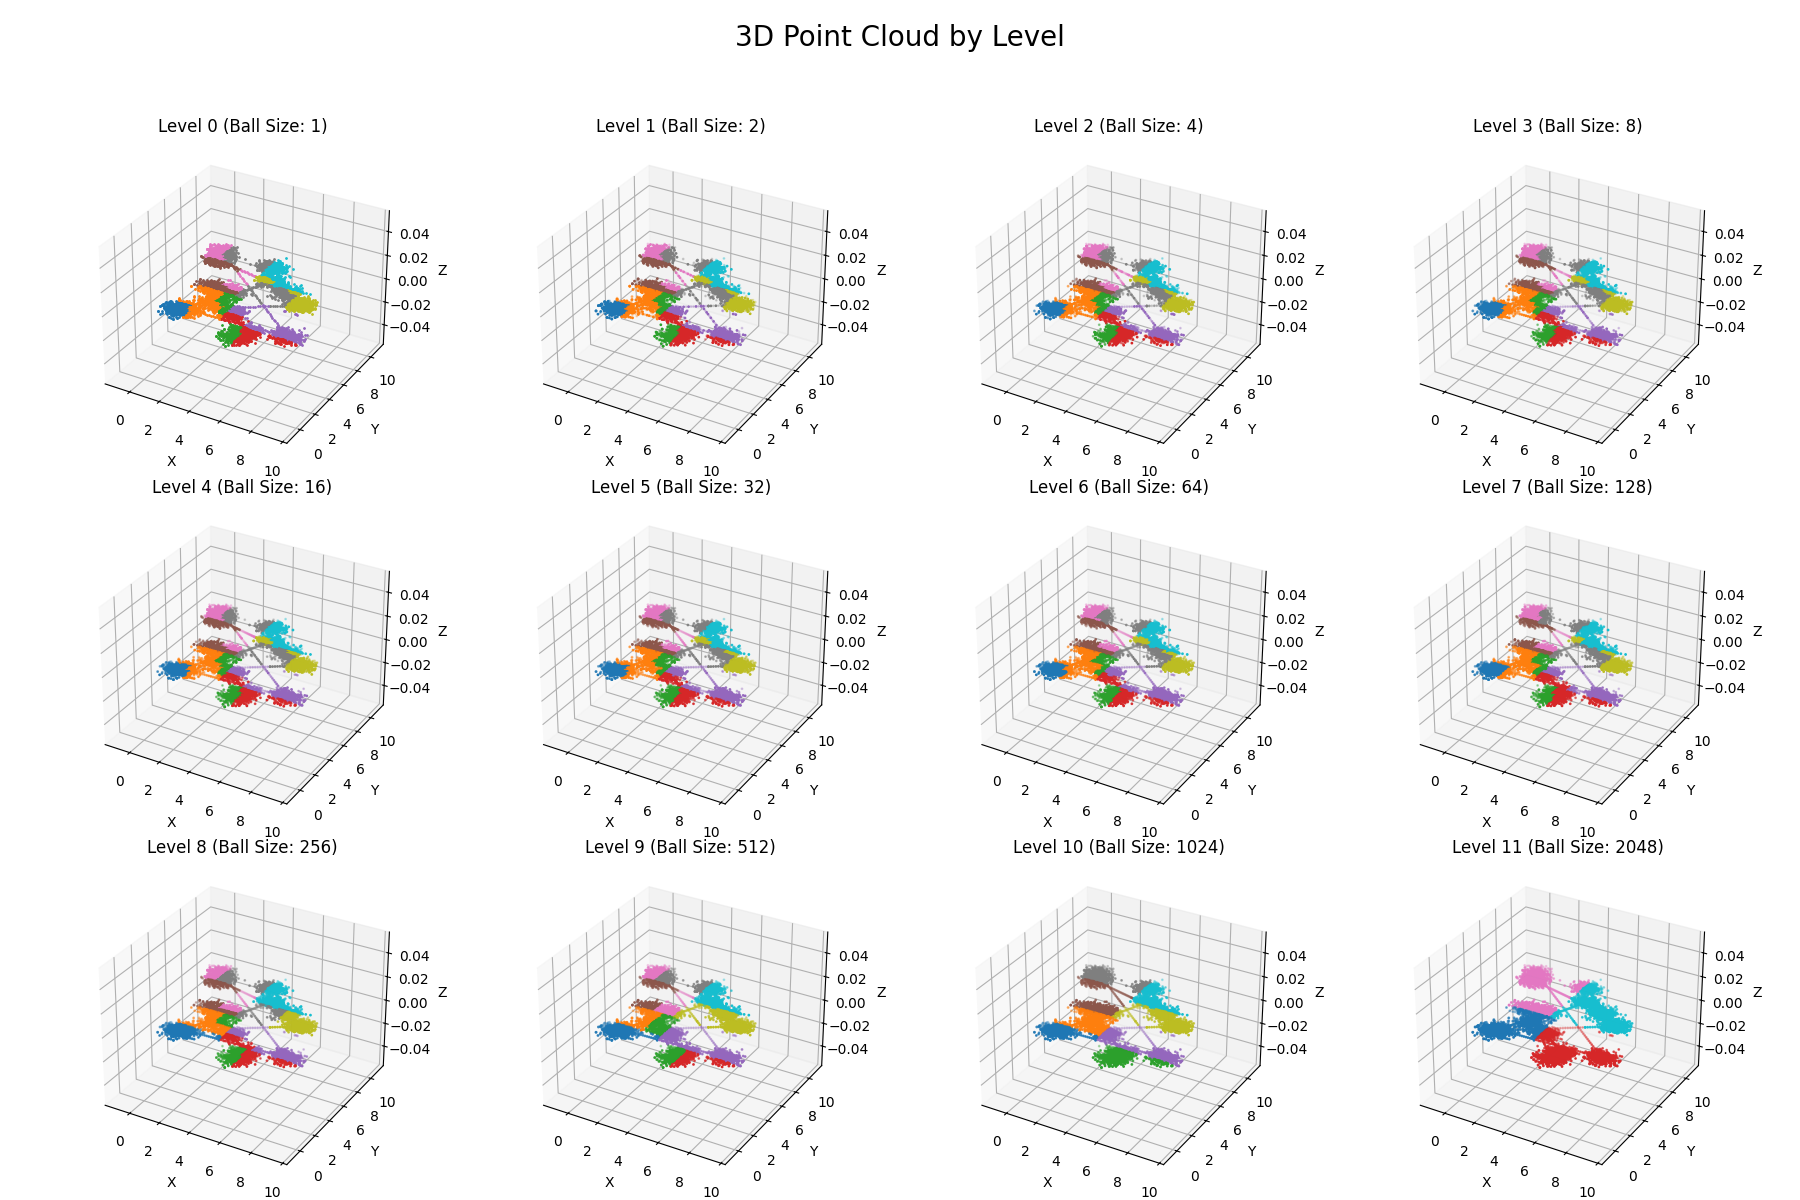

Generate this figure with Python:
import numpy as np
import torch

from datasets import ShapenetCarDataset
from balltree import build_balltree


# import torch
# import matplotlib.pyplot as plt
# from mpl_toolkits.mplot3d import Axes3D

# points = torch.load("shapenet_car/mlcfd_data/processed/param1/1dc58be25e1b6e5675cad724c63e222e/mesh_points.th", weights_only=True)

# # center and scale for display
# # points = points - points.mean(0)
# # points = points / points.norm(dim=1).max()

# fig = plt.figure()
# ax = fig.add_subplot(111, projection='3d')
# ax.scatter(points[:, 0], points[:, 1], points[:, 2], s=1, alpha=0.8)
# ax.view_init(elev=30, azim=120)
# ax.set_axis_off()
# plt.savefig("test.png")

# exit()


# seed = 42
# data_path = "./shapenet_car/mlcfd_data/processed"
# knn = 8


# train_dataset = ShapenetCarDataset(
#     data_path=data_path,
#     split="train",
#     knn=8,
# )
# Create synthetic molecule-like 2D points
def create_molecule_like_points(num_atoms=20, num_points_per_atom=400, seed=42):
    np.random.seed(seed)

    # Generate random atom centers
    atom_centers = np.random.rand(num_atoms, 2) * 10  # Scale for better visualization

    # Create points around each atom (simulating electron density)
    all_points = []
    for center in atom_centers:
        # Generate points with Gaussian distribution around atom centers
        points = np.random.normal(loc=center, scale=0.4, size=(num_points_per_atom, 2))
        all_points.append(points)

    # Combine all points
    molecule_points = np.vstack(all_points)

    # Create bonds between some atoms (lines of points)
    for i in range(num_atoms-1):
        if np.random.random() < 0.6:  # 60% chance of bond between consecutive atoms
            start, end = atom_centers[i], atom_centers[i+1]
            # Points along the bond
            t = np.linspace(0, 1, 50).reshape(-1, 1)
            bond_points = start * (1-t) + end * t
            all_points.append(bond_points)

    molecule_points = np.vstack(all_points)

    # Convert to 3D by setting z=0
    molecule_3d = np.column_stack((molecule_points, np.zeros(len(molecule_points))))

    return torch.tensor(molecule_3d, dtype=torch.float)

# Generate molecule-like points and replace the loaded points
points = create_molecule_like_points(num_atoms=15, num_points_per_atom=500)

# print(points)

import numpy as np
import matplotlib.pyplot as plt
from mpl_toolkits.mplot3d import Axes3D


fig, axes = plt.subplots(nrows=1, ncols=6)


batch_idx = torch.repeat_interleave(torch.arange(1), points.shape[0])
tree_idx, tree_mask = build_balltree(points, batch_idx) # build tree
grouped_points = points[tree_idx] # sort points into the tree

level_to_node_size = lambda level: 2**(level)

fig = plt.figure(figsize=(18, 12))
fig.suptitle("3D Point Cloud by Level", fontsize=20)

nrows, ncols = 3, 4
n_levels = 12

assert n_levels <= nrows * ncols

for level in range(n_levels):
    groups = grouped_points.reshape(-1, level_to_node_size(level), 3) # (num balls, ball size, dim)
    num_balls, ball_size, _ = groups.shape


    ax = fig.add_subplot(nrows, ncols, level + 1, projection='3d')
    colors = plt.cm.viridis

    for i in range(num_balls):
        points = groups[i]
        ax.scatter(points[:, 0], points[:, 1], points[:, 2], color=colors(i), s=1)

    ax.set_title(f'Level {level} (Ball Size: {ball_size})')
    ax.set_xlabel('X')
    ax.set_ylabel('Y')
    ax.set_zlabel('Z')

plt.tight_layout(rect=[0, 0, 1, 0.95])
plt.savefig("test.png")